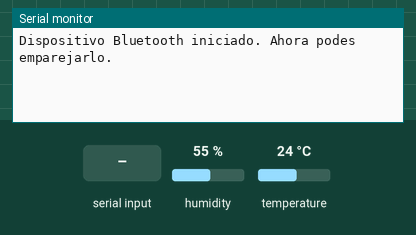
The program below on a simulated ESP32. Parts: the last lines printed to the serial monitor. The test bench sets the inputs (shaded band); at power-on: humidity 55 %, temperature 24 °C. Nothing arrives over Bluetooth unless stated.

Above: at 1.2 s.
1.3 s: "getLectura\n" received over the second serial link
At 2.6 s:
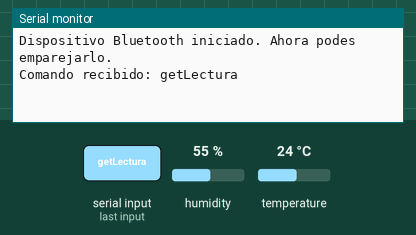
6.5 s: "1\n" received over the second serial link
At 7.7 s:
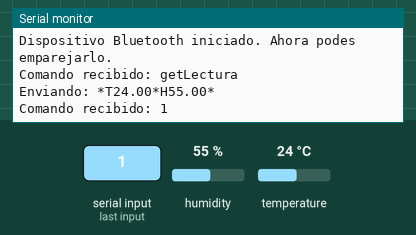
8.0 s: humidity set to 22 %
9.5 s: temperature set to 12 °C
At 10.7 s:
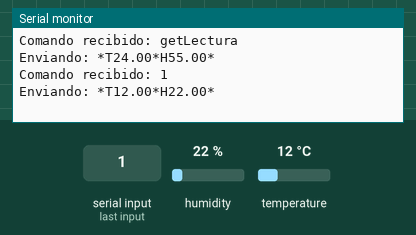

Measured:
- after the input at 1.3 s, the serial monitor: prints a new line at once (image 1)
- after the input at 6.5 s, the serial monitor: prints a new line at once (image 2)
- after the input at 9.5 s, the serial monitor: prints a new line after 0.51 s (image 3)

The program:

main.cpp
```cpp
#include <Arduino.h>
#include <BluetoothSerial.h>
#include <DHT.h>

//==================================================
// DEFINICIONES Y VARIABLES GLOBALES
//==================================================

// Verifica si Bluetooth está habilitado
#if !defined(CONFIG_BT_ENABLED) || !defined(CONFIG_BLUEDROID_ENABLED)
#error Bluetooth no está habilitado!
#endif

// Define el tipo de sensor DHT
#define DHTPIN 4     // Pin digital
#define DHTTYPE DHT22   //  Modelo - probamos el modelo DHT22 y DHT11

// Inicializa el puerto serie Bluetooth
BluetoothSerial SerialBT;

// Inicializa el DHT
DHT dht(DHTPIN, DHTTYPE);

// Variables para almacenar los valores de temp y humedad
float temperatura;
float humedad;

// Variable para controlar el tiempo entre lecturas
unsigned long tiempoAnterior = 0;
const long intervalo = 5000;  // (5 segundos)


//==================================================
// SETUP DEL SISTEMA
//==================================================

void setup() {
  Serial.begin(9600);

  // Inicializar el sensor DHT
  dht.begin();

  // Inicializar Bluetooth y su nombre
  SerialBT.begin("ESP32_Sensor_TyH");
  Serial.println("Dispositivo Bluetooth iniciado. Ahora podes emparejarlo.");
}

//==================================================
// LOOP DEL SISTEMA
//==================================================

void loop() {
  // Código para realizar lecturas a intervalos regulares
  unsigned long tiempoActual = millis();

  if (tiempoActual - tiempoAnterior >= intervalo) {
    tiempoAnterior = tiempoActual;

    // Lee temperatura y humedad
    humedad = dht.readHumidity();
    temperatura = dht.readTemperature();

    // Verifica si las lecturas son válidas
    if (isnan(humedad) || isnan(temperatura)) {
      Serial.println("Error al leer los valores del sensor DHT");
      SerialBT.println("Error al leer los valores del sensor DHT");
      return;
    }

    // Formato de datos para Bluetooth Electronics: "$0VTEMPERATURA;$1VHUMEDAD;"
    String datos = "*T" + String(temperatura) + "*H" + String(humedad) + "*";

    // Enviar datos por Bluetooth
    SerialBT.print(datos);

    // Muestra datos en monitor serie
    Serial.println("Enviando: " + datos);
  }

  // Verificar si hay comandos entrantes por Bluetooth
  if (SerialBT.available()) {
    String comando = SerialBT.readStringUntil('\n');
    Serial.println("Comando recibido: " + comando);

    // Aca se pueden implementar comandos personalizados
    if (comando == "getLectura") {
      String datos = "Temperatura:" + String(temperatura) + ";Humedad:" + String(humedad);
      SerialBT.println(datos);
    }
  }
}
```
